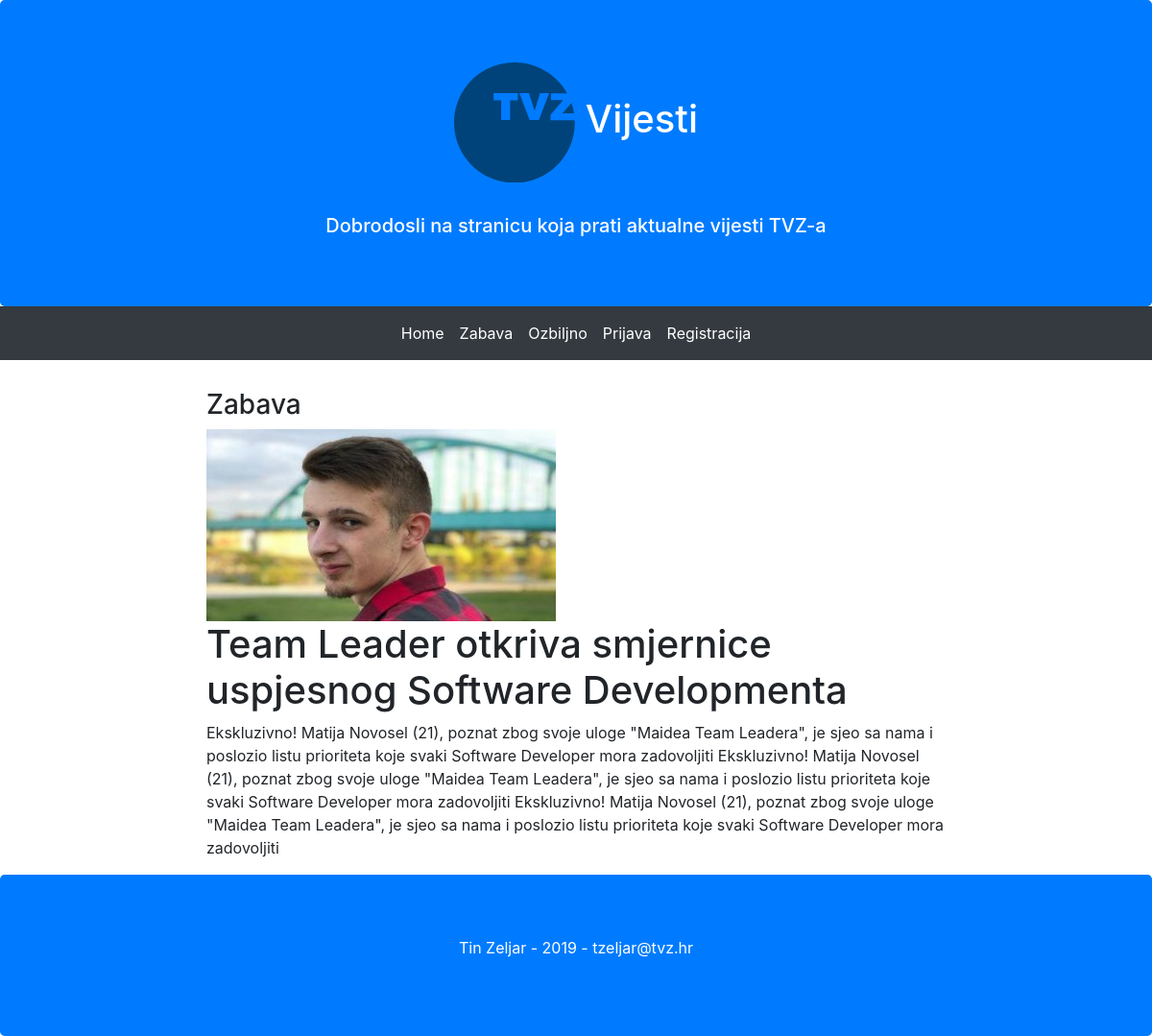
The app's page /article.php?id=5 with its own data.
### tables this page shows
CREATE TABLE `clanak` (
  `id` int(11) NOT NULL,
  `datum` varchar(32) DEFAULT NULL,
  `naslov` varchar(64) DEFAULT NULL,
  `sazetak` text,
  `tekst` text,
  `slika` varchar(64) DEFAULT NULL,
  `kategorija` varchar(64) DEFAULT NULL,
  `arhiva` tinyint(1) DEFAULT NULL
);

### article.php (the view, shortened to what this page needs)
<?php
include "connect.php";
$id = $_GET['id'];
$stmt = $dbc->prepare("SELECT * FROM clanak WHERE id = ?") or die("Prepare failed");
$stmt->bind_param("s", $id) or die("Failed bind");
$stmt->execute() or die("Failed execute");
$result = $stmt->get_result();
?>
<!DOCTYPE html>
<html lang="en">
<head>
  <link rel="stylesheet" href="https://maxcdn.bootstrapcdn.com/bootstrap/4.3.1/css/bootstrap.min.css">
</head>
<body>
<div class="jumbotron text-center bg-primary" style="margin-bottom:0">
  <h1 class="text-white"><img src="images/tvz-logo.svg" class="img-fluid" alt="Responsive image"> Vijesti</h1>
  <br>
  <h5 class="text-white">Dobrodosli na stranicu koja prati aktualne vijesti TVZ-a</h5>
</div>
<nav class="navbar navbar-expand-sm bg-dark justify-content-center">
    <ul class="navbar-nav">
      <li class="nav-item">
        <a class="nav-link text-white" href="index.php">Home</a>
      </li>
      <li class="nav-item">
          <a class="nav-link text-white" href="kategorija.php?id=Zabava">Zabava</a>
      </li>
      <li class="nav-item">
          <a class="nav-link text-white" href="kategorija.php?id=Ozbiljno">Ozbiljno</a>
      </li>
      <?php
            if(isset($_SESSION['user']) && !empty($_SESSION['user'])) {
              $user = $_SESSION["user"];
              if($_SESSION["razina_prava"] == 1){
                echo("
                <li class='nav-item'>
                <a class='nav-link text-white' href='administracija.php'>Adminin panel</a>
                </li>
                ");
              }
              echo("
              <li class='nav-item'>
              <a class='nav-link text-white' href='unos.php'>Unos</a>
              </li>
              <li class='nav-item'>
              <a class='nav-link text-white' href='logoff.php'>Prijavljeni ste kao $user kliknite ovdje za odjavu</a>
              </li>
              ");
           }
           else{
            echo("
            <li class='nav-item'>
              <a class='nav-link text-white' href='login.php'>Prijava</a>
            </li>
            <li class='nav-item'>
              <a class='nav-link text-white' href='register.php'>Registracija</a>
            </li>
            ");
          }
       ?>
    </ul>
</nav>
<div class="container-fluid text-center" style="margin-top: 30px">
        <div class="row content">
          <div class="col-sm-2 sidenav"></div>
          <div class="col-sm-8 text-left">
            <?php
            $row = mysqli_fetch_array($result) or die("Failed fetch");
            $kategorija = $row["kategorija"];
            $slika = $row["slika"];
            $naslov = $row["naslov"];
            $tekst = $row["tekst"];
            echo("
            <h3>$kategorija</h3>
            <img src='$slika' class='img-fluid' alt='Responsive image'>
            <h1>$naslov</h1>
            <p>$tekst</p>
            ");
            ?>
          </div>
          <div class="col-sm-2 sidenav"></div>
        </div>
</div>
<div class="jumbotron text-center bg-primary" style="margin-bottom:0">
  <p class="text-white">Tin Zeljar - 2019 - tzeljar@tvz.hr</p>
</div>
</body>

### records on screen
clanak: kategorija "Zabava", slika (picture), naslov "Team Leader otkriva smjernice uspjesnog Software Developmenta", tekst "Ekskluzivno! Matija Novosel (21), poznat zbog svoje uloge \"Maidea Team Leadera\", je sjeo sa nama i poslozio listu prioriteta koje svaki Software Developer mora zadovoljiti Ekskluzivno! Matija Novosel (21), poznat zbog svoje uloge \"Maidea Team Leadera\", je sjeo sa nama i poslozio listu prioriteta koje svaki Software Developer mora zadovoljiti Ekskluzivno! Matija Novosel (21), poznat zbog svoje uloge \"Maidea Team Leadera\", je sjeo sa nama i poslozio listu prioriteta koje svaki Software Developer mora zadovoljiti"
